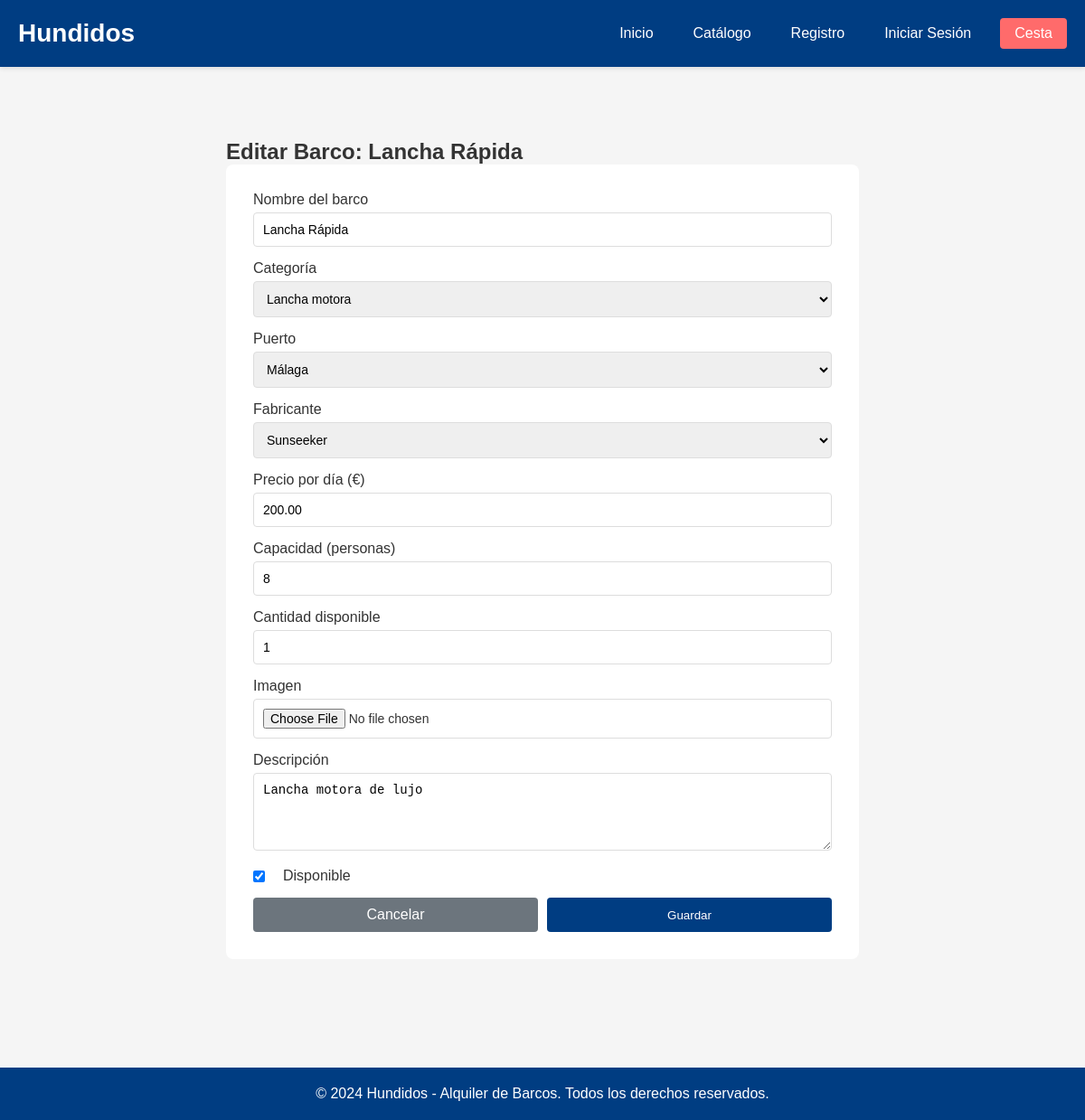
/admin-panel/barcos/2/editar/ (signed in), run on the app's committed database.
### catalog/models.py (models this page shows, shortened)
class Barco(models.Model):
    nombre = models.CharField(max_length=120)
    categoria = models.ForeignKey(Categoria, on_delete=models.PROTECT)
    puerto = models.ForeignKey(Puerto, on_delete=models.PROTECT)
    fabricante = models.ForeignKey(Fabricante, on_delete=models.PROTECT)
    precio_dia = models.DecimalField(max_digits=8, decimal_places=2)
    capacidad = models.PositiveIntegerField()
    imagen = models.ImageField(upload_to='barcos/', blank=True, null=True)
    descripcion = models.TextField(blank=True)
    disponible = models.BooleanField(default=True)
    cantidad_disponible = models.PositiveIntegerField(default=1)
    created_at = models.DateTimeField(auto_now_add=True)
    updated_at = models.DateTimeField(auto_now=True)
    class Meta:
        ordering = ['-created_at']

### admin_panel/views.py (the view, shortened to what this page needs)
# urls.py: path('barcos/<int:id>/editar/', views.AdminBoatsEditView.as_view(), name='boats_edit'),
class AdminBoatsEditView(View):
    def get(self, request, id):
        user_id = request.session.get('user_id')
        if not user_id:
            return redirect('accounts:login')
        try:
            user = User.objects.get(id=user_id)
            if not user.es_administrador:
                messages.error(request, 'No tienes permisos para acceder a esta sección.')
                return redirect('core:home')
            barco = get_object_or_404(Barco, id=id)
            form = BarcoForm(instance=barco)
            return render(request, 'admin_panel/boats_form.html', {
                'user': user,
                'form': form,
                'barco': barco,
                'titulo': f'Editar Barco: {barco.nombre}',
            })
        except User.DoesNotExist:
            return redirect('accounts:login')

### catalog/models.py (called while the page is built)
    def __str__(self):
        return self.nombre

    def __str__(self):
        return self.nombre

    def __str__(self):
        return self.nombre

### templates/admin_panel/boats_form.html (shortened to what this page needs)
{% extends 'base.html' %}
{% block content %}
<div style="max-width: 700px; margin: 40px auto;">
    <h2>{{ titulo }}</h2>
    <form method="post" enctype="multipart/form-data" style="background-color: white; padding: 30px; border-radius: 8px;">
        <div style="margin-bottom: 15px;">
            <label for="{{ form.nombre.id_for_label }}">{{ form.nombre.label }}</label>
            {{ form.nombre }}
        </div>
        <div style="margin-bottom: 15px;">
            <label for="{{ form.categoria.id_for_label }}">{{ form.categoria.label }}</label>
            {{ form.categoria }}
        </div>
        <div style="margin-bottom: 15px;">
            <label for="{{ form.puerto.id_for_label }}">{{ form.puerto.label }}</label>
            {{ form.puerto }}
        </div>
        <div style="margin-bottom: 15px;">
            <label for="{{ form.fabricante.id_for_label }}">{{ form.fabricante.label }}</label>
            {{ form.fabricante }}
        </div>
        <div style="margin-bottom: 15px;">
            <label for="{{ form.precio_dia.id_for_label }}">{{ form.precio_dia.label }}</label>
            {{ form.precio_dia }}
        </div>
        <div style="margin-bottom: 15px;">
            <label for="{{ form.capacidad.id_for_label }}">{{ form.capacidad.label }}</label>
            {{ form.capacidad }}
        </div>
        <div style="margin-bottom: 15px;">
            <label for="{{ form.cantidad_disponible.id_for_label }}">{{ form.cantidad_disponible.label }}</label>
            {{ form.cantidad_disponible }}
        </div>
        <div style="margin-bottom: 15px;">
            <label for="{{ form.imagen.id_for_label }}">{{ form.imagen.label }}</label>
            {{ form.imagen }}
        </div>
        <div style="margin-bottom: 15px;">
            <label for="{{ form.descripcion.id_for_label }}">{{ form.descripcion.label }}</label>
            {{ form.descripcion }}
        </div>
        <div style="margin-bottom: 15px;">
            <label style="display: flex; align-items: center;">
                {{ form.disponible }}
                <span style="margin-left: 10px;">{{ form.disponible.label }}</span>
            </label>
        </div>
        <div style="display: flex; gap: 10px;">
            <a href="{% url 'admin_panel:boats_list' %}" class="btn btn-secondary" style="flex: 1; text-align: center;">Cancelar</a>
            <button type="submit" class="btn" style="flex: 1;">Guardar</button>
        </div>
    </form>
</div>
{% endblock %}

### templates/base.html (style rules this page uses)
* { margin: 0; padding: 0; box-sizing: border-box; }
body { font-family: Arial, sans-serif; background-color: #f5f5f5; color: #333; }
.btn { display: inline-block; padding: 10px 20px; background-color: #003d82; color: white; text-decoration: none; border-radius: 4px; border: none; cursor: pointer; transition: background-color 0.3s; }
.btn-secondary { background-color: #6c757d; }

### templates/admin_panel/boats_form.html (style rules this page uses)
input[type="text"], input[type="email"], input[type="password"], input[type="number"], input[type="file"], textarea, select { width: 100%; padding: 10px; border: 1px solid #ddd; border-radius: 4px; font-size: 14px; margin-top: 5px; }
input[type="checkbox"] { margin-right: 10px; }

### data on the page
Barco: nombre "Lancha Rápida", categoria "Lancha motora", puerto "Málaga", fabricante "Sunseeker", precio_dia "200.00", capacidad "8", cantidad_disponible "1", descripcion "Lancha motora de lujo", disponible "☑"

### other printed values
{{ titulo }} "Editar Barco: Lancha Rápida"
